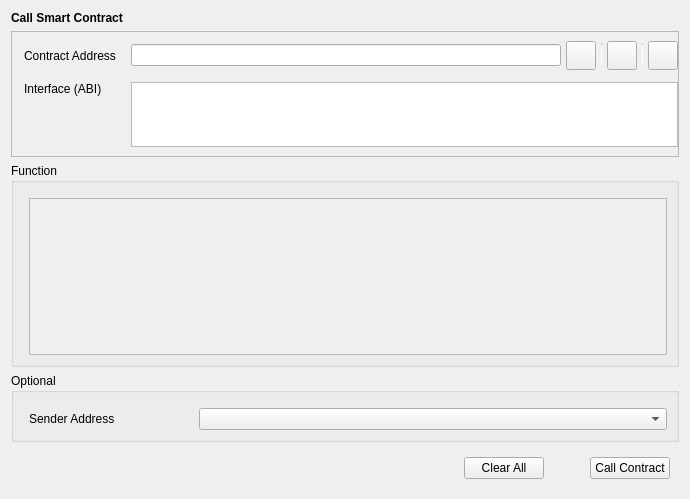
<?xml version="1.0" encoding="UTF-8"?>
<ui version="4.0">
 <class>CallContract</class>
 <widget class="QWidget" name="CallContract">
  <property name="geometry">
   <rect>
    <x>0</x>
    <y>0</y>
    <width>690</width>
    <height>499</height>
   </rect>
  </property>
  <property name="windowTitle">
   <string>Form</string>
  </property>
  <layout class="QVBoxLayout" name="verticalLayout">
   <item>
    <widget class="QStackedWidget" name="stackedWidget">
     <property name="currentIndex">
      <number>0</number>
     </property>
     <widget class="QWidget" name="callContractPage">
      <layout class="QVBoxLayout" name="verticalLayout_4">
       <property name="leftMargin">
        <number>0</number>
       </property>
       <property name="topMargin">
        <number>0</number>
       </property>
       <property name="rightMargin">
        <number>0</number>
       </property>
       <property name="bottomMargin">
        <number>0</number>
       </property>
       <item>
        <widget class="QLabel" name="labelTitle">
         <property name="font">
          <font>
           <weight>75</weight>
           <bold>true</bold>
          </font>
         </property>
         <property name="text">
          <string>Call Smart Contract</string>
         </property>
        </widget>
       </item>
       <item>
        <widget class="QFrame" name="frameContract">
         <property name="sizePolicy">
          <sizepolicy hsizetype="Preferred" vsizetype="Fixed">
           <horstretch>0</horstretch>
           <verstretch>0</verstretch>
          </sizepolicy>
         </property>
         <property name="frameShape">
          <enum>QFrame::StyledPanel</enum>
         </property>
         <property name="frameShadow">
          <enum>QFrame::Raised</enum>
         </property>
         <layout class="QVBoxLayout" name="verticalLayout_2">
          <property name="leftMargin">
           <number>0</number>
          </property>
          <property name="rightMargin">
           <number>0</number>
          </property>
          <item>
           <layout class="QGridLayout" name="gridLayout">
            <property name="leftMargin">
             <number>12</number>
            </property>
            <property name="horizontalSpacing">
             <number>15</number>
            </property>
            <property name="verticalSpacing">
             <number>12</number>
            </property>
            <item row="0" column="0">
             <widget class="QLabel" name="labelContractAddress">
              <property name="text">
               <string>Contract Address</string>
              </property>
             </widget>
            </item>
            <item row="1" column="2">
             <widget class="QValidatedTextEdit" name="textEditInterface">
              <property name="sizePolicy">
               <sizepolicy hsizetype="Expanding" vsizetype="Fixed">
                <horstretch>0</horstretch>
                <verstretch>0</verstretch>
               </sizepolicy>
              </property>
              <property name="maximumSize">
               <size>
                <width>16777215</width>
                <height>65</height>
               </size>
              </property>
              <property name="horizontalScrollBarPolicy">
               <enum>Qt::ScrollBarAlwaysOff</enum>
              </property>
             </widget>
            </item>
            <item row="0" column="2">
             <layout class="QHBoxLayout" name="horizontalLayout_2">
              <property name="spacing">
               <number>5</number>
              </property>
              <item>
               <widget class="QValidatedLineEdit" name="lineEditContractAddress"/>
              </item>
              <item>
               <widget class="QToolButton" name="loadInfoButton">
                <property name="toolTip">
                 <string>Choose from contract book page</string>
                </property>
                <property name="text">
                 <string/>
                </property>
                <property name="iconSize">
                 <size>
                  <width>22</width>
                  <height>22</height>
                 </size>
                </property>
               </widget>
              </item>
              <item>
               <widget class="Line" name="vLine">
                <property name="maximumSize">
                 <size>
                  <width>1</width>
                  <height>22</height>
                 </size>
                </property>
                <property name="orientation">
                 <enum>Qt::Vertical</enum>
                </property>
               </widget>
              </item>
              <item>
               <widget class="QToolButton" name="pasteAddressButton">
                <property name="toolTip">
                 <string>Paste contract address from clipboard</string>
                </property>
                <property name="text">
                 <string/>
                </property>
                <property name="iconSize">
                 <size>
                  <width>22</width>
                  <height>22</height>
                 </size>
                </property>
               </widget>
              </item>
              <item>
               <widget class="Line" name="vLine2">
                <property name="maximumSize">
                 <size>
                  <width>1</width>
                  <height>22</height>
                 </size>
                </property>
                <property name="orientation">
                 <enum>Qt::Vertical</enum>
                </property>
               </widget>
              </item>
              <item>
               <widget class="QToolButton" name="saveInfoButton">
                <property name="toolTip">
                 <string>Save contract info</string>
                </property>
                <property name="text">
                 <string/>
                </property>
                <property name="iconSize">
                 <size>
                  <width>22</width>
                  <height>22</height>
                 </size>
                </property>
               </widget>
              </item>
             </layout>
            </item>
            <item row="1" column="0" alignment="Qt::AlignTop">
             <widget class="QLabel" name="labelInterface">
              <property name="text">
               <string>Interface (ABI)</string>
              </property>
             </widget>
            </item>
           </layout>
          </item>
         </layout>
        </widget>
       </item>
       <item>
        <widget class="QGroupBox" name="groupBoxFunction">
         <property name="title">
          <string>Function</string>
         </property>
         <layout class="QVBoxLayout" name="verticalLayout_3">
          <property name="leftMargin">
           <number>15</number>
          </property>
          <property name="topMargin">
           <number>15</number>
          </property>
          <item>
           <widget class="QScrollArea" name="scrollAreaFunction">
            <property name="widgetResizable">
             <bool>true</bool>
            </property>
            <widget class="QWidget" name="scrollAreaWidgetContents">
             <property name="geometry">
              <rect>
               <x>0</x>
               <y>0</y>
               <width>640</width>
               <height>155</height>
              </rect>
             </property>
            </widget>
           </widget>
          </item>
         </layout>
        </widget>
       </item>
       <item>
        <widget class="QGroupBox" name="groupBoxOptional">
         <property name="title">
          <string>Optional</string>
         </property>
         <layout class="QGridLayout" name="gridLayout_3">
          <property name="leftMargin">
           <number>15</number>
          </property>
          <property name="topMargin">
           <number>15</number>
          </property>
          <property name="horizontalSpacing">
           <number>10</number>
          </property>
          <property name="verticalSpacing">
           <number>6</number>
          </property>
          <item row="0" column="1">
           <widget class="AddressField" name="lineEditSenderAddress">
            <property name="minimumSize">
             <size>
              <width>370</width>
              <height>0</height>
             </size>
            </property>
           </widget>
          </item>
          <item row="0" column="0">
           <widget class="QLabel" name="labelSenderAddress">
            <property name="sizePolicy">
             <sizepolicy hsizetype="Fixed" vsizetype="Preferred">
              <horstretch>0</horstretch>
              <verstretch>0</verstretch>
             </sizepolicy>
            </property>
            <property name="minimumSize">
             <size>
              <width>160</width>
              <height>0</height>
             </size>
            </property>
            <property name="text">
             <string>Sender Address</string>
            </property>
           </widget>
          </item>
         </layout>
        </widget>
       </item>
      </layout>
     </widget>
    </widget>
   </item>
   <item>
    <layout class="QHBoxLayout" name="horizontalLayout">
     <property name="leftMargin">
      <number>9</number>
     </property>
     <property name="topMargin">
      <number>9</number>
     </property>
     <property name="rightMargin">
      <number>9</number>
     </property>
     <property name="bottomMargin">
      <number>9</number>
     </property>
     <item>
      <spacer name="horizontalSpacer">
       <property name="orientation">
        <enum>Qt::Horizontal</enum>
       </property>
       <property name="sizeType">
        <enum>QSizePolicy::Expanding</enum>
       </property>
       <property name="sizeHint" stdset="0">
        <size>
         <width>40</width>
         <height>20</height>
        </size>
       </property>
      </spacer>
     </item>
     <item>
      <widget class="QPushButton" name="pushButtonClearAll">
       <property name="text">
        <string>Clear All</string>
       </property>
      </widget>
     </item>
     <item>
      <spacer name="horizontalSpacer_3">
       <property name="orientation">
        <enum>Qt::Horizontal</enum>
       </property>
       <property name="sizeType">
        <enum>QSizePolicy::Fixed</enum>
       </property>
       <property name="sizeHint" stdset="0">
        <size>
         <width>40</width>
         <height>20</height>
        </size>
       </property>
      </spacer>
     </item>
     <item>
      <widget class="QPushButton" name="pushButtonCallContract">
       <property name="text">
        <string>Call Contract</string>
       </property>
      </widget>
     </item>
    </layout>
   </item>
  </layout>
 </widget>
 <customwidgets>
  <customwidget>
   <class>QValidatedLineEdit</class>
   <extends>QLineEdit</extends>
   <header>qvalidatedlineedit.h</header>
  </customwidget>
  <customwidget>
   <class>QValidatedTextEdit</class>
   <extends>QTextEdit</extends>
   <header>qvalidatedtextedit.h</header>
  </customwidget>
  <customwidget>
   <class>AddressField</class>
   <extends>QComboBox</extends>
   <header>addressfield.h</header>
  </customwidget>
 </customwidgets>
 <resources/>
 <connections/>
</ui>
